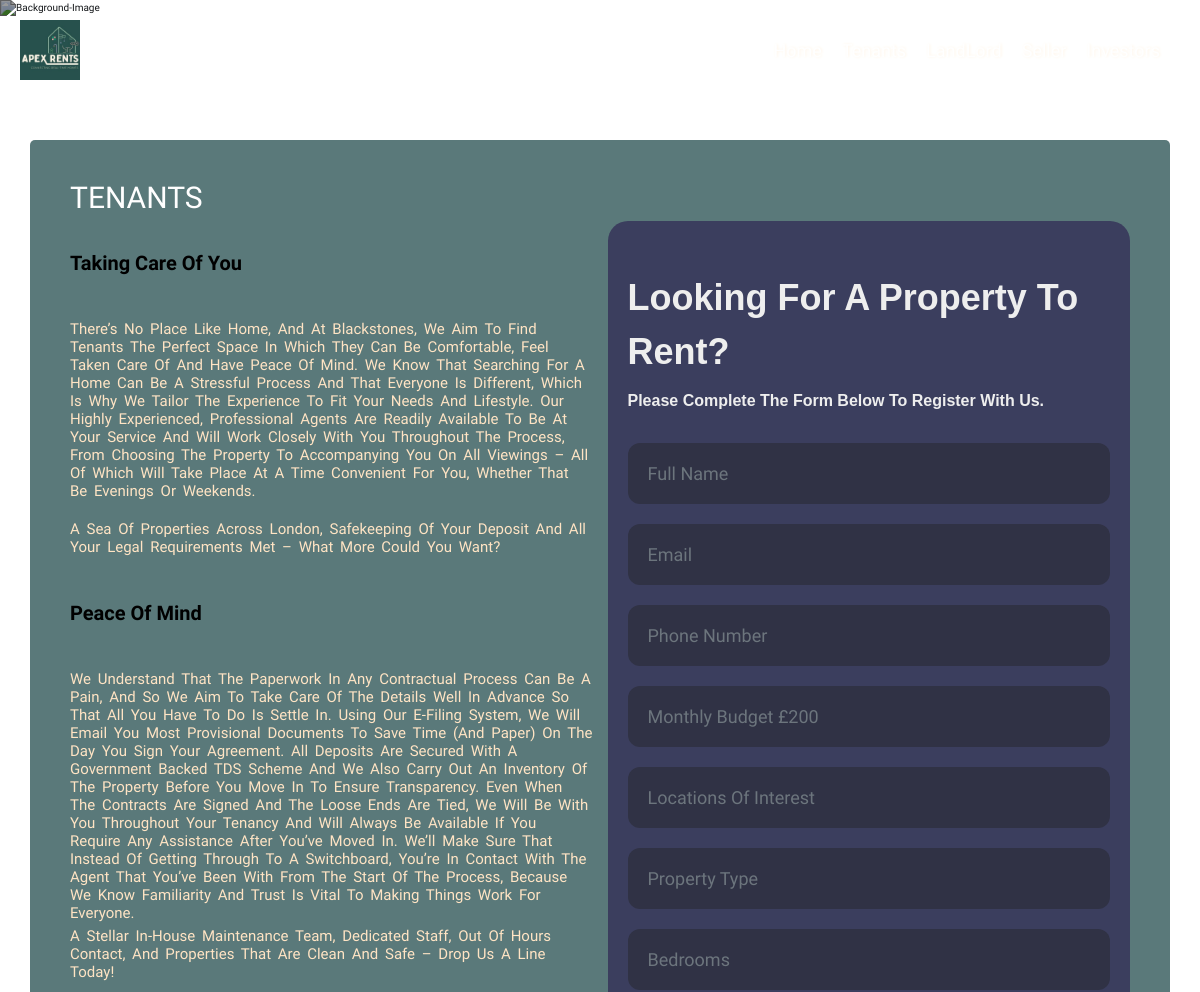
The app's page /tenants/ (upper part), older data.
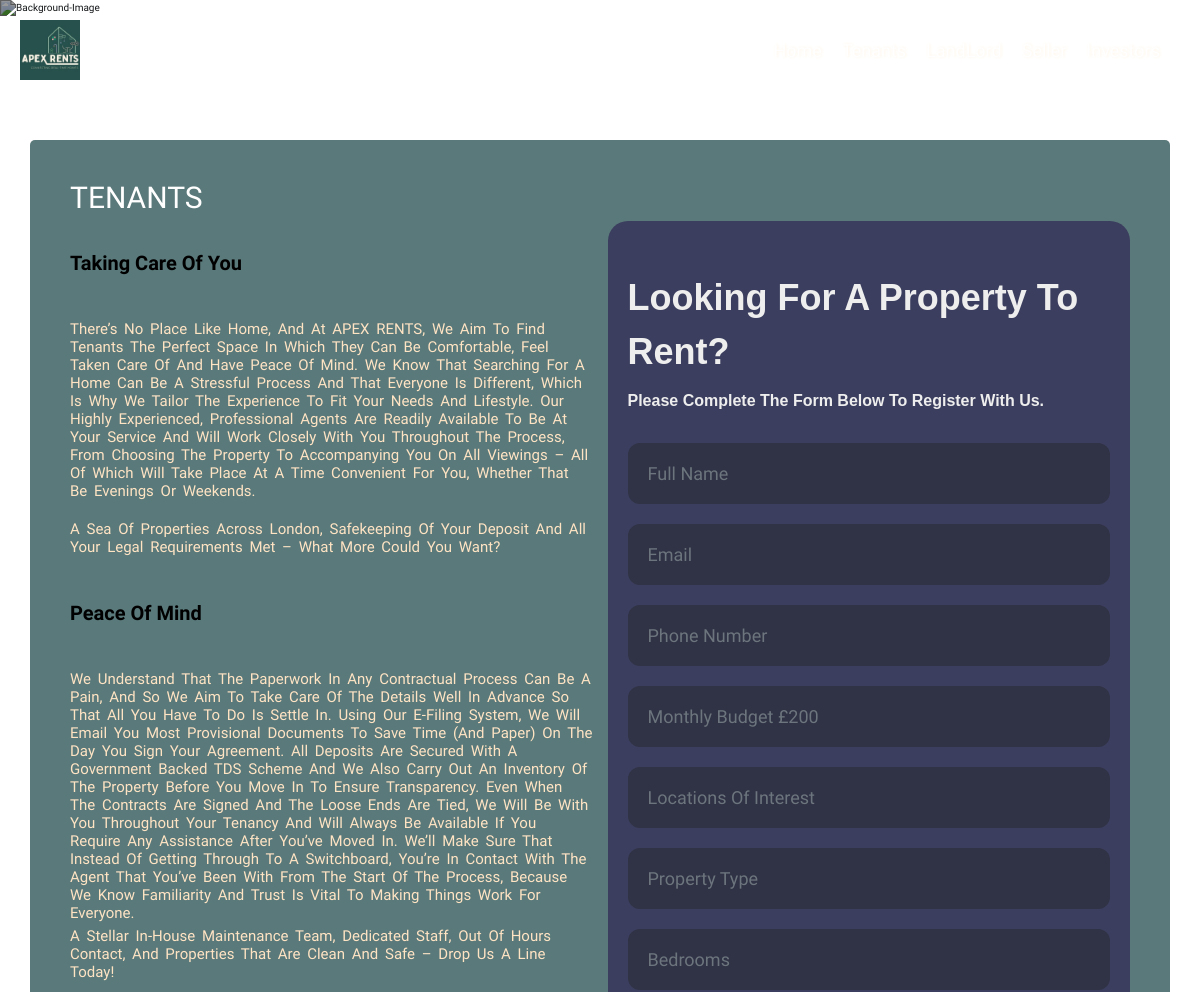
The same page, newer data.
### core/models.py (models this page shows)
class TenantPage(models.Model):
    taking_care_of_you_text = models.TextField(verbose_name='Taking Care Of You Text')
    peace_of_mind_text = models.TextField(verbose_name='Peace of Mind text')

### core/views.py (the view, shortened to what this page needs)
# urls.py: path('tenants/', views.TenantContactFormView.as_view(), name="tenants"),
class TenantContactFormView(FormView):
    template_name = 'tenants.html'
    form_class = TenantContactForm
    success_url = reverse_lazy('tenants')
    def get_context_data(self, **kwargs):
        context = super(TenantContactFormView, self).get_context_data(**kwargs)
        context['tenant_data'] = TenantPage.objects.first()
        return context

### templates/tenants.html (shortened to what this page needs)
{%  extends 'base.html' %}
{% load crispy_forms_filters %}
{% load static %}
{% block extrahead %}
       <link rel="stylesheet" href="{% static 'css/ten.css' %}">
        <link rel="stylesheet" href="{% static 'css/land.css' %}">
{% endblock extrahead %}
{% block content %}
  <img class="bg-img" src="{% static 'images/home5.jpg' %}" alt="background-image">
    <header class="header">
        <a href="{% url 'home' %}" class="logo"> <img class="img-fluid" src="{% static 'images/apex_rent_logo1.jpg' %}" alt="" height="60px" width="60px"> </a>
        <nav class="navbar sticky-top navbar-expand-lg">
            <a href="{% url 'home' %}">Home</a>
            <a href="{% url 'tenants' %}">Tenants</a>
            <a href="{% url 'landlord' %}">LandLord</a>
            <a href="{% url 'seller' %}">Seller</a>
            <a href="{% url 'investors' %}">Investors</a>
        </nav>
    </header>
  <div class="container details">
    <div class="row">
      <h1>TENANTS
      </h1>
      <div class="col-md-6" id="sub">
        <h1 class="my-5">Taking care of you</h1><br>
        <h3>{{ tenant_data.taking_care_of_you_text }}</h3><br>
        <h3 class="mb-5">A sea of properties across London, safekeeping of your deposit and all your legal requirements
          met – what more could you want?</h3><br>
        <h1 class="mb-5">Peace of mind
        </h1><br>
          <h3>  {{ tenant_data.peace_of_mind_text }}</h3>
        <h3 class="mb-5">A stellar in-house maintenance team, dedicated staff, out of hours contact, and properties that
          are clean and safe – drop us a line today!
        </h3>
      </div>
      <div class="col-md-6 d-flex justify-content-center">
          <form action="{% url 'tenants' %}" method="post">
          <div class="form">
            <div class="title">Looking for a property to rent?</div>
            <div class="subtitle">Please complete the form below to register with us.</div>
                {{ form | crispy }}
          </div>
                </form>
          </div>
      </div>
    </div>
{% endblock content %}

Row changes from the older to the newer data that the page shows:
changed TenantPage: taking_care_of_you_text "…Like Home, And At Blackstones, We Aim To Find…" → "…Like Home, And At APEX RENTS, We Aim To Find…"
